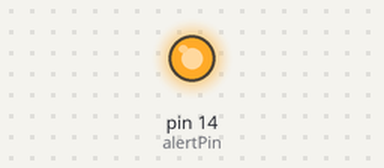
Bench run of a sketch on a simulated Arduino Uno, built with avr-gcc and run on an emulated ATmega328P. Parts: output pins drawn as LEDs (lit = HIGH).

Above: at 0.01 s.
At 2.0 s:
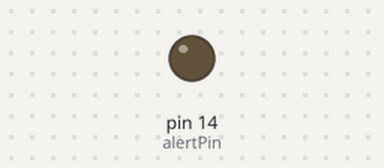
Timing chart, 0 to 3.5 s (numbered marks = the images above):
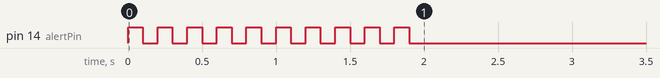

The sketch:

ALERT_TEST.ino
```cpp
#define alertPin 14

void alert(int pin, int reps=1, int waits=1000) {
  for(int i=0; i<reps; i++){
    digitalWrite(pin, HIGH);
    delay(waits);
    digitalWrite(pin, LOW);
    delay(waits);
  }
}

void setup() {

  pinMode(alertPin, OUTPUT);
  alert(alertPin, 10, 100);
}

void loop() {

}
```
